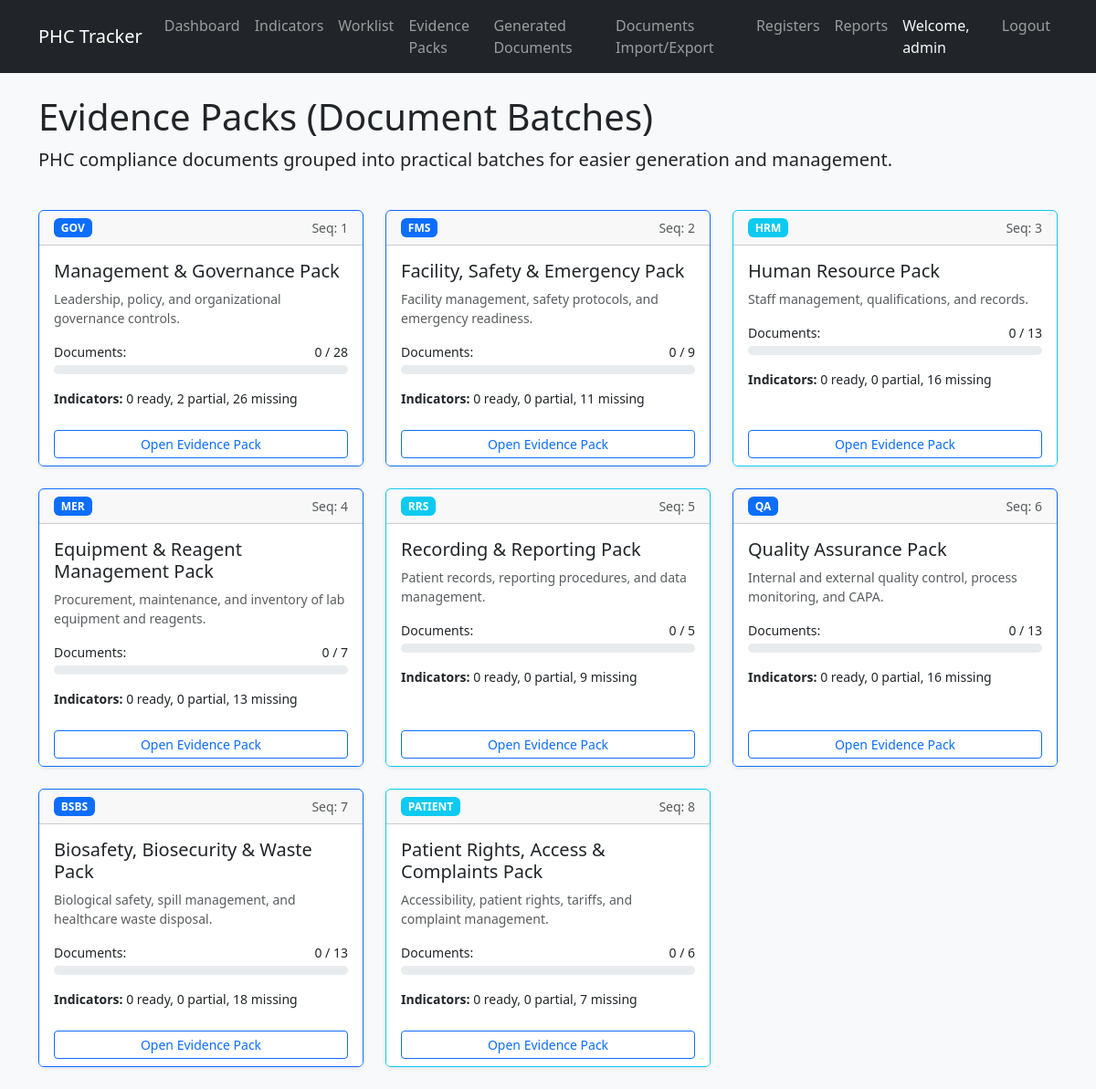
/evidence/batches/ (signed in), run on the app's committed database.
### evidence/models.py (models this page shows, shortened)
class DocumentBatch(models.Model):
    name = models.CharField(max_length=255)
    code = models.CharField(max_length=50, unique=True)
    description = models.TextField(blank=True, null=True)
    functional_area = models.CharField(max_length=50, blank=True, null=True)
    sequence_order = models.IntegerField(default=0)
    priority = models.CharField(max_length=50, choices=Priority.choices, default=Priority.MEDIUM)
    batch_type = models.CharField(max_length=50, choices=BatchType.choices, default=BatchType.MIXED)
    active = models.BooleanField(default=True)
    created_at = models.DateTimeField(auto_now_add=True)
    updated_at = models.DateTimeField(auto_now=True)
    @property
    def document_stats(self):
        docs = self.planned_documents.all()
        total = docs.count()
        ready = sum(1 for d in docs if d.calculated_status in [FulfillmentStatus.READY, FulfillmentStatus.VERIFIED])
        partial = sum(1 for d in docs if d.calculated_status == FulfillmentStatus.PARTIAL)
        missing = total - ready - partial
        return {
            'total': total,
            'ready': ready,
            'partial': partial,
            'missing': missing,
            'percent': (ready / total * 100) if total > 0 else 0
        }
    @property
    def indicator_stats(self):
        from indicators.models import Indicator
        indicators = Indicator.objects.filter(planned_documents__batch=self).distinct()
        total = indicators.count()
        ready = sum(1 for i in indicators if i.calculated_status in [FulfillmentStatus.READY, FulfillmentStatus.VERIFIED])
        partial = sum(1 for i in indicators if i.calculated_status == FulfillmentStatus.PARTIAL)
        missing = total - ready - partial
        return {
            'total': total,
            'ready': ready,
            'partial': partial,
            'missing': missing
        }
    class Meta:
        verbose_name_plural = "Document Batches"

### evidence/views.py (the view)
# urls.py: path('batches/', views.batch_list, name='batch_list'),
@login_required
def batch_list(request):
    batches = DocumentBatch.objects.filter(active=True).order_by('sequence_order')
    context = {'batches': batches}
    return render(request, 'evidence/batch_list.html', context)

### evidence/models.py (called while the page is built)
    @property
    def calculated_status(self):
        indicators = self.indicators.all()
        if not indicators.exists():
            return FulfillmentStatus.MISSING
        statuses = [ind.calculated_status for ind in indicators]
        if all(s == FulfillmentStatus.VERIFIED for s in statuses):
            return FulfillmentStatus.VERIFIED
        if all(s in [FulfillmentStatus.VERIFIED, FulfillmentStatus.READY] for s in statuses):
            return FulfillmentStatus.READY
        if any(s in [FulfillmentStatus.VERIFIED, FulfillmentStatus.READY, FulfillmentStatus.PARTIAL] for s in statuses):
            return FulfillmentStatus.PARTIAL
        return FulfillmentStatus.MISSING

### indicators/models.py (called while the page is built)
    @property
    def calculated_status(self):
        reqs = self.evidence_requirements.all()
        if not reqs.exists():
            return FulfillmentStatus.MISSING
        statuses = [req.status for req in reqs]
        if all(s == FulfillmentStatus.VERIFIED for s in statuses):
            return FulfillmentStatus.VERIFIED
        if all(s in [FulfillmentStatus.VERIFIED, FulfillmentStatus.READY] for s in statuses):
            return FulfillmentStatus.READY
        if any(s != FulfillmentStatus.MISSING for s in statuses):
            return FulfillmentStatus.PARTIAL
        return FulfillmentStatus.MISSING

### evidence/templates/evidence/batch_list.html (shortened to what this page needs)
{% extends 'base.html' %}
{% block content %}
<div class="row mb-4">
    <div class="col-12">
        <h1>Evidence Packs (Document Batches)</h1>
        <p class="lead">PHC compliance documents grouped into practical batches for easier generation and management.</p>
    </div>
</div>
<div class="row">
    {% for batch in batches %}
    <div class="col-md-6 col-lg-4 mb-4">
        <div class="card h-100 border-{% if batch.priority == 'HIGH' %}primary{% elif batch.priority == 'MEDIUM' %}info{% else %}secondary{% endif %}">
            <div class="card-header d-flex justify-content-between align-items-center">
                <span class="badge bg-{% if batch.priority == 'HIGH' %}primary{% elif batch.priority == 'MEDIUM' %}info{% else %}secondary{% endif %}">{{ batch.code }}</span>
                <span class="text-muted small">Seq: {{ batch.sequence_order }}</span>
            </div>
            <div class="card-body">
                <h5 class="card-title">{{ batch.name }}</h5>
                <p class="card-text small text-muted">{{ batch.description|truncatechars:100 }}</p>
                <div class="mb-3">
                    {% with stats=batch.document_stats %}
                    <div class="d-flex justify-content-between small mb-1">
                        <span>Documents:</span>
                        <span>{{ stats.ready }} / {{ stats.total }}</span>
                    </div>
                    <div class="progress" style="height: 10px;">
                    </div>
                    {% endwith %}
                </div>
                <div class="small">
                    {% with istats=batch.indicator_stats %}
                    <strong>Indicators:</strong> {{ istats.ready }} ready, {{ istats.partial }} partial, {{ istats.missing }} missing
                    {% endwith %}
                </div>
            </div>
            <div class="card-footer bg-white border-top-0">
                <a href="{% url 'batch_detail' batch.pk %}" class="btn btn-outline-primary btn-sm w-100">Open Evidence Pack</a>
            </div>
        </div>
    </div>
    {% empty %}
    <div class="col-12">
        <div class="alert alert-info">No document batches found. Please run the seeding command.</div>
    </div>
    {% endfor %}
</div>
{% endblock %}

### templates/base.html (shortened to what this page needs)
<!DOCTYPE html>
<html lang="en">
<head>
    <link href="https://cdn.jsdelivr.net/npm/bootstrap@5.3.0/dist/css/bootstrap.min.css" rel="stylesheet">
    <link href="{% load static %}{% static 'css/style.css' %}" rel="stylesheet">
</head>
<body>
    <nav class="navbar navbar-expand-lg navbar-dark bg-dark">
        <div class="container">
            <a class="navbar-brand" href="/">PHC Tracker</a>
            <div class="collapse navbar-collapse" id="navbarNav">
                <ul class="navbar-nav me-auto">
                    <li class="nav-item">
                        <a class="nav-link" href="/">Dashboard</a>
                    </li>
                    <li class="nav-item">
                        <a class="nav-link" href="/indicators/">Indicators</a>
                    </li>
                    <li class="nav-item">
                        <a class="nav-link" href="{% url 'evidence_worklist' %}">Worklist</a>
                    </li>
                    <li class="nav-item">
                        <a class="nav-link" href="{% url 'batch_list' %}">Evidence Packs</a>
                    </li>
                    <li class="nav-item">
                        <a class="nav-link" href="{% url 'generated_document_list' %}">Generated Documents</a>
                    </li>
                    <li class="nav-item">
                        <a class="nav-link" href="{% url 'document_transfer_center' %}">Documents Import/Export</a>
                    </li>
                    <li class="nav-item">
                        <a class="nav-link" href="/registers/">Registers</a>
                    </li>
                    <li class="nav-item">
                        <a class="nav-link" href="/reports/">Reports</a>
                    </li>
                </ul>
                <ul class="navbar-nav">
                    {% if user.is_authenticated %}
                        <li class="nav-item">
                            <span class="nav-link text-light">Welcome, {{ user.username }}</span>
                        </li>
                        <li class="nav-item">
                            <form method="post" action="{% url 'logout' %}">
                                <button type="submit" class="btn btn-link nav-link">Logout</button>
                            </form>
                        </li>
                    {% else %}
                        <li class="nav-item">
                            <a class="nav-link" href="{% url 'login' %}">Login</a>
                        </li>
                    {% endif %}
                </ul>
            </div>
        </div>
    </nav>
    <div class="container mt-4">
        {% block content %}{% endblock %}
    </div>
</body>
</html>

### static/css/style.css (style rules this page uses)
body { background-color: #f8f9fa; }
.card { box-shadow: 0 0.125rem 0.25rem rgba(0, 0, 0, 0.075); }

### data on the page
DocumentBatch: code "GOV", sequence_order "1", name "Management & Governance Pack", description "Leadership, policy, and organizational governance controls.", document_stats.ready "0", document_stats.total "28", indicator_stats.ready "0", indicator_stats.partial "2", indicator_stats.missing "26"
DocumentBatch: code "FMS", sequence_order "2", name "Facility, Safety & Emergency Pack", description "Facility management, safety protocols, and emergency readiness.", document_stats.ready "0", document_stats.total "9", indicator_stats.ready "0", indicator_stats.partial "0", indicator_stats.missing "11"
DocumentBatch: code "HRM", sequence_order "3", name "Human Resource Pack", description "Staff management, qualifications, and records.", document_stats.ready "0", document_stats.total "13", indicator_stats.ready "0", indicator_stats.partial "0", indicator_stats.missing "16"
DocumentBatch: code "MER", sequence_order "4", name "Equipment & Reagent Management Pack", description "Procurement, maintenance, and inventory of lab equipment and reagents.", document_stats.ready "0", document_stats.total "7", indicator_stats.ready "0", indicator_stats.partial "0", indicator_stats.missing "13"
DocumentBatch: code "RRS", sequence_order "5", name "Recording & Reporting Pack", description "Patient records, reporting procedures, and data management.", document_stats.ready "0", document_stats.total "5", indicator_stats.ready "0", indicator_stats.partial "0", indicator_stats.missing "9"
DocumentBatch: code "QA", sequence_order "6", name "Quality Assurance Pack", description "Internal and external quality control, process monitoring, and CAPA.", document_stats.ready "0", document_stats.total "13", indicator_stats.ready "0", indicator_stats.partial "0", indicator_stats.missing "16"
DocumentBatch: code "BSBS", sequence_order "7", name "Biosafety, Biosecurity & Waste Pack", description "Biological safety, spill management, and healthcare waste disposal.", document_stats.ready "0", document_stats.total "13", indicator_stats.ready "0", indicator_stats.partial "0", indicator_stats.missing "18"
DocumentBatch: code "PATIENT", sequence_order "8", name "Patient Rights, Access & Complaints Pack", description "Accessibility, patient rights, tariffs, and complaint management.", document_stats.ready "0", document_stats.total "6", indicator_stats.ready "0", indicator_stats.partial "0", indicator_stats.missing "7"

### other printed values
{{ user.username }} "admin"
